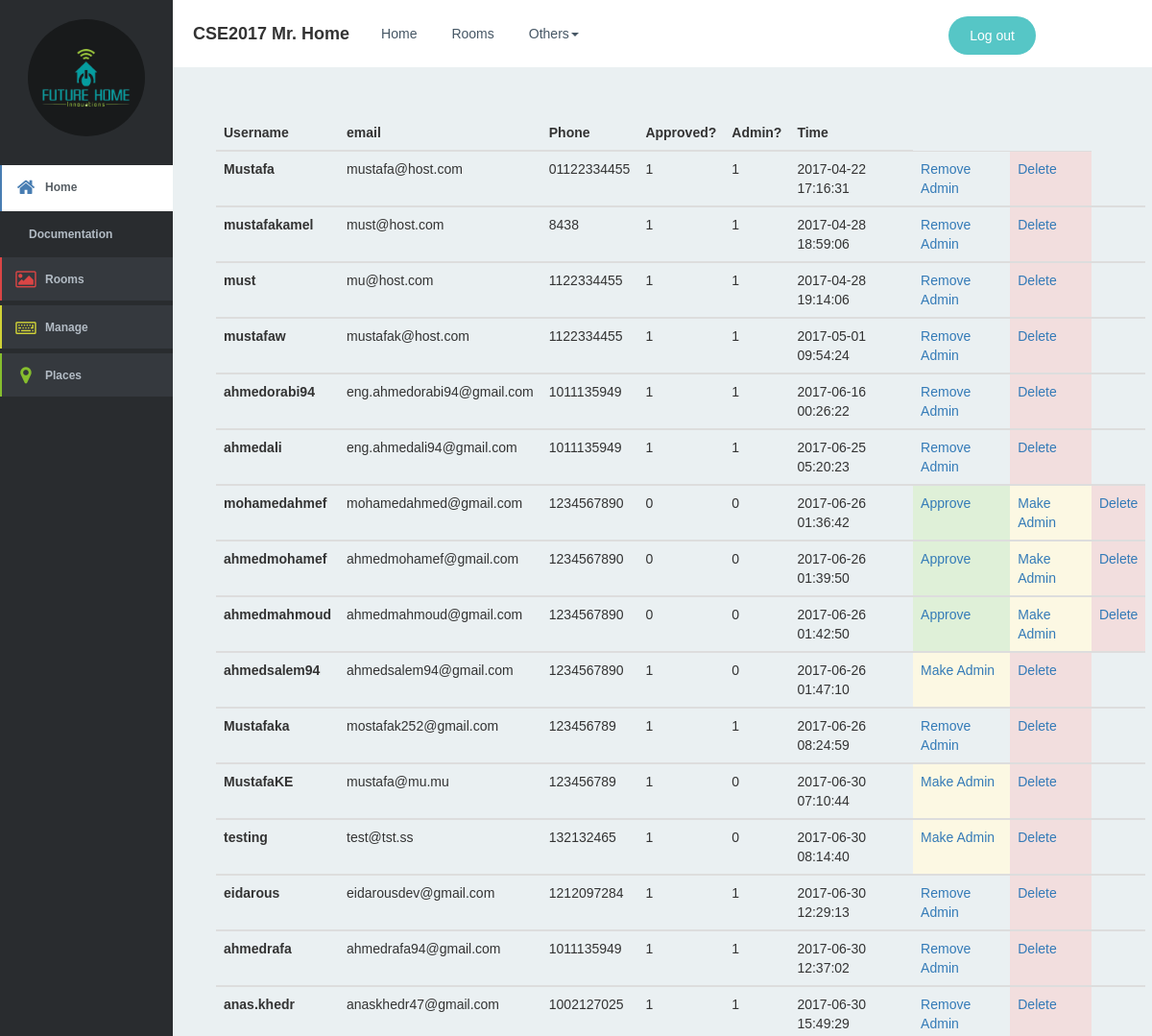
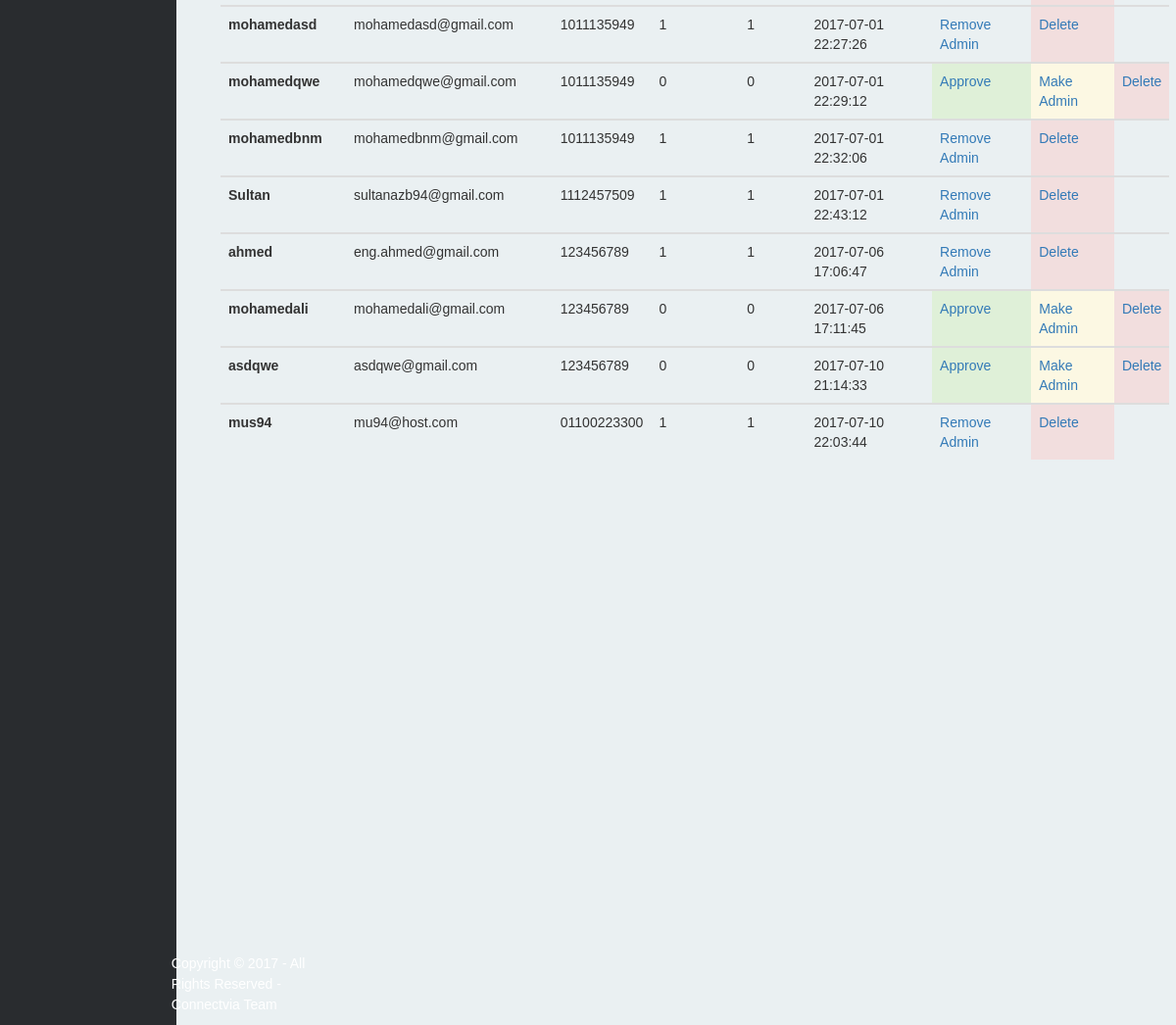
The page /user.php?type=all (signed in) on the database its author committed (2 pictures, top to bottom).
### tables this page shows
CREATE TABLE IF NOT EXISTS `users` (
  `id` INT(10) UNSIGNED NOT NULL AUTO_INCREMENT,
  `username` VARCHAR(50) NOT NULL,
  `email` VARCHAR(60) NOT NULL,
  `password` VARCHAR(60) NOT NULL,
  `phone` VARCHAR(25) NOT NULL,
  `token` VARCHAR(30) NULL DEFAULT NULL,
  `ftoken` TEXT NULL DEFAULT NULL,
  `is_admin` TINYINT(1) NULL DEFAULT '0',
  `is_approved` TINYINT(1) NULL DEFAULT '0',
  `createTime` TIMESTAMP NULL DEFAULT CURRENT_TIMESTAMP,
  PRIMARY KEY (`id`),
  UNIQUE INDEX `email_UNIQUE` (`email` ASC),
  UNIQUE INDEX `username_UNIQUE` (`username` ASC));

### includes/core/system.php (called while the page is built, shortened)
<?php
class System {
    private static $objects= array();
    public static function store($index,$value){
        self::$objects[$index]= $value;
    }
    public static function get($index){
        return self::$objects[$index];
    }
}

### includes/core/mysql.class.php (called while the page is built, shortened)
<?php
class mysql {
    public $connection;
    private $last;
    public function dbconnect()
    {
        $this->connection = new mysqli(HOSTNAME,USERNAME,PASSWORD,DBNAME);
        if($this->connection)
            return TRUE;
        return FALSE;
    }
    public function Execute($query)
    {
        if($result = $this->connection->query($query))
        {
            $this->last = $result;
            return TRUE;
        }
        return FALSE;
    }
    public function GetRows()
    {
        $result = array();
        $rows   = $this->AffectedRows();
        for($i = 0;$i<$rows;$i++)
        {
            $result[] = $this->last->fetch_assoc();
        }
        if(count($result) > 0)
            return $result;
        return NULL;
    }
    public function AffectedRows()
    {
        return $this->connection->affected_rows;
    }
}
?>

### includes/models/UsersModel.php (called while the page is built, shortened)
<?php
class UsersModel {
    public function get ($extra=''){
        $users= array();
        System::get('db')->Execute("SELECT * FROM `users` {$extra}");
        if (System::get('db')->AffectedRows()>0)
            $users= System::get('db')->GetRows();
        return $users;
    }
}

### web/user.php (the view, shortened to what this page needs)
<?php
require_once '../includes/models/UsersModel.php';
?>
<?php include('header.php');?>
<?php include('sidebar.php');?>
        <div class="container" style="width: 96%; margin: 50px 300px 70px 50px;">
        <?php
        $userob = new UsersModel(); $msg = '';
        if ($_SERVER['REQUEST_METHOD'] == 'GET') {
            if (isset($_GET) && !empty($_GET)) {
                $id = ''; $type = '';
                if (isset($_GET['type']) && !empty($_GET['type'])) {
                    $type = strval($_GET['type']);
                } else {
                    header("HTTP/1.0 503 Internal server errors");
                    $msg .= "Undetermined type! ";
                }
                switch ($type){
                    case 'all':  $return= $userob->get();           break;
                }
                echo '<table class="table table-hover">';
                if (isset($return)) {
                    echo "<thead><tr>
                                  <th>Username</th>
					              <th>email</th>
					              <th>Phone</th>
					              <th>Approved?</th>
					              <th>Admin?</th>
                                  <th>Time</th>
                          </tr></thead>";
                    foreach ($return as $user) {
                        echo "<tbody><tr>
					              <th scope='row'>{$user['username']}</td>
					              <td>{$user['email']}</td>
					              <td>{$user['phone']}</td>
					              <td>{$user['is_approved']}</td>
					              <td>{$user['is_admin']}</td>
                                  <td>{$user['createTime']}";
	    				    if (!$user['is_approved']) {echo "<td class='bg-success'><a href=\"admin.php?id={$user['id']}&op=approve&type=$type\" class=\"button\">Approve</a></td>";}
					        if (!$user['is_admin']) {echo "<td class='bg-warning'><a href=\"admin.php?id={$user['id']}&op=setadmin&type=$type\" class=\"button\">Make Admin</a></td>";}
					        else {echo "<td><a href=\"admin.php?id={$user['id']}&op=unsetadmin&type=$type\" class=\"button\">Remove Admin</a></td>";}
					          	  echo "<td class='bg-danger'><a href=\"admin.php?id={$user['id']}&op=delete&type=$type\" class=\"button\">Delete</a></td>
				              </tr></tbody>";
                    }
                }
                echo '</table>';
            } else {
                header("HTTP/1.0 503 Internal server errors");
                $msg .= "No data sent! ";
            }
        } else {
            header("HTTP/1.0 503 Internal server errors");
            $msg .= "Unsupported method! ";
        }
        ?>
</div>
<?php include('footer.php');?>

### web/header.php (shortened to what this page needs)
<!DOCTYPE html>
<html lang="en">
<head>
    <link rel="stylesheet" href="assets/css/bootstrap.min.css">
    <link rel="stylesheet" href="assets/css/Basic-Header.css">
    <link rel="stylesheet" href="assets/css/custom.css">
    <link rel="stylesheet" href="assets/css/sidebar-collapse.css">
    <link rel="stylesheet" href="http://maxcdn.bootstrapcdn.com/font-awesome/4.2.0/css/font-awesome.min.css">
    <link rel="stylesheet" href="assets/css/footer-distributed.css">
</head>
<body>
    <div>
        <nav class="navbar navbar-default navigation-clean-button">
            <div class="container">
                <div class="navbar-header"><a class="navbar-brand" href="index.php">CSE2017 Mr. Home</a>
                </div>
                <div class="collapse navbar-collapse" id="navcol-1">
                    <ul class="nav navbar-nav">
                        <li role="presentation"><a href="index.php">Home</a></li>
                        <li role="presentation"><a href="rooms.php">Rooms</a></li>
                        <?php if (isset($_SESSION['is_admin']) && $_SESSION['is_admin'] == 1){
                    echo '<li class="dropdown"><a class="dropdown-toggle" data-toggle="dropdown" aria-expanded="false" href="#">Others<span class="caret"></span></a>
                            <ul class="dropdown-menu" role="menu">
                                <li role="presentation"><a href="user.php?type=new">New Users</a></li>
                                <li role="presentation"><a href="user.php?type=all">All Users</a></li>
                                <li role="presentation"><a href="user.php?type=admin">Admins</a></li>
                            </ul>
                        </li>';}?>
                    </ul>
                    <p class="navbar-text navbar-right actions" style="padding-right: 80px;"><a class="btn btn-default action-button" role="button" href="logout.php">Log out</a></p>
                </div>
            </div>
        </nav>
    </div>

### web/sidebar.php (shortened to what this page needs)
<aside class="sidebar-left-collapse">
        <a href="#" class="company-logo"><img src="assets/images/futurehome.png" width=100px; heigt=100px;></a>
        <div class="sidebar-links">
            <div class="link-blue selected">
                <a href="index.php">
                    <i class="fa fa-home"></i>Home
                </a>
                <ul class="sub-links">
                    <li><a href="index.php">Documentation</a></li>
                </ul>
            </div>
            <div class="link-red">
                <a href="#">
                    <i class="fa fa-picture-o"></i>Rooms
                </a>
            </div>
<?php if (isset($_SESSION['is_admin']) && $_SESSION['is_admin'] == 1){
            echo '<div class="link-yellow">
                <a href="#">
                    <i class="fa fa-keyboard-o"></i>Manage
                </a>
                <ul class="sub-links">
                    <li><a href="user.php?type=new">New users</a></li>
                    <li><a href="user.php?type=all">All Users</a></li>
                    <li><a href="user.php?type=admin">Admins</a></li>
                </ul>
            </div>';
}?>
            <div class="link-green">
                <a href="#">
                    <i class="fa fa-map-marker"></i>Places
                </a>
            </div>
        </div>
    </aside>

### web/footer.php (shortened to what this page needs)
<div id="footer">
<footer id="footer-main">
        <div class="container">
            <div class="row">
                <div class="col-sm-6">
                   <p>Copyright &copy; 2017 - All Rights Reserved - Connectvia Team</p>
                </div>
            </div>
        </div>
    </footer>
   </div>
</body>
</html>

### web/assets/css/Basic-Header.css (style rules this page uses)
html { background-color: #eee; }
.navigation-clean-button { background:#fff; padding-top:10px; padding-bottom:10px; color:#333; border-radius:0; box-shadow:none; border:none; margin-bottom:0; }
.navigation-clean-button .navbar-brand { font-weight:bold; color:inherit; }
.navigation-clean-button .navbar-collapse, .navigation-clean-button .navbar-form { border-top-color:#ddd; }
.navigation-clean-button.navbar .navbar-nav > li > a { padding-left:18px; padding-right:18px; }
.navigation-clean-button.navbar-default .navbar-nav > li > a { color:#465765; }
.navigation-clean-button .actions { margin-top:7px; margin-bottom:0; }
.navigation-clean-button .action-button, .navigation-clean-button .action-button:active { background:#56c6c6; border-radius:20px; color:#fff; box-shadow:none; border:none; text-shadow:none; padding:10px 22px; transition:background-color 0.25s; }

### web/assets/css/custom.css (style rules this page uses)
* { padding:0; margin:0; }
html { background-color: #eaf0f2; }
body { font:14px/1.5 Arial, Helvetica, sans-serif; background-color: #eaf0f2; }
.container { width:95%; }
footer { position: fixed; bottom: 0; }
@media (min-width: 900px) { body { font:14px/1.5 Arial, Helvetica, sans-serif; background-color: #eaf0f2; margin-left:160px; } }

### web/assets/css/sidebar-collapse.css (style rules this page uses)
.sidebar-left-collapse { font-family: Arial, Helvetica, sans-serif; position: fixed; top: 0; left: 0; background-color: #292c2f; width: 180px; height: 100%; padding: 20px 0; }
.sidebar-left-collapse > a { display: block; text-decoration: none; font-family: Cookie, cursive; width: 122px; height: 122px; margin: 0 auto; text-align: center; color: #ffffff; font-size: 44px; font-weight: normal; line-height: 2.6; border-radius: 50%; background-color: #181a1b; }
.sidebar-left-collapse .sidebar-links { margin: 30px auto; }
.sidebar-links div > a { display: block; text-decoration: none; margin: 0 auto 5px auto; padding: 10px 0 10px 5px; background-color: #35393e; text-align: left; color: #b3bcc5; font-size: 12px; font-weight: bold; line-height: 2; border-left-width: 2px; border-left-style: solid; }
.sidebar-links div.selected > a { background-color: #ffffff; color: #565d63; line-height: 2.3; margin: 0; }
.sidebar-links div > a i.fa { position: relative; font-size: 20px; top: 3px; width: 40px; text-align: center; }
.sidebar-links div ul.sub-links { max-height: 0; overflow: hidden; list-style: none; padding: 0 0 0 30px; color: #b3bcc5; font-size: 12px; font-weight: bold; line-height: 24px; margin: 0; transition: 0.4s; }
.sidebar-links div.selected ul.sub-links { max-height: 150px; padding: 12px 0 12px 30px; }
.sidebar-links div .sub-links a { text-decoration: none; color: #b3bcc5; display: block; text-align: left; }
.sidebar-links div.link-blue > a { border-color: #487db2; }
.sidebar-links div.link-blue > a i.fa { color: #487db2; }
.sidebar-links div.link-red > a { border-color: #da4545; }
.sidebar-links div.link-red > a i.fa { color: #da4545; }
.sidebar-links div.link-yellow > a { border-color: #d0d237; }
.sidebar-links div.link-yellow > a i.fa { color: #d0d237; }
.sidebar-links div.link-green > a { border-color: #86be2e; }
.sidebar-links div.link-green > a i.fa { color: #86be2e; }

### web/assets/css/footer-distributed.css (style rules this page uses)
#footer { padding-left: 15rem; background-color: #222; color: white; position: absolute; left: 0; right: 0; width: 100%; margin-top: 38%; }

### rows shown on the page
users: username "Mustafa", email "mustafa@host.com", phone "01122334455", is_approved "1", is_admin "1", createTime "2017-04-22 17:16:31"
users: username "mustafakamel", email "must@host.com", phone "8438", is_approved "1", is_admin "1", createTime "2017-04-28 18:59:06"
users: username "must", email "mu@host.com", phone "1122334455", is_approved "1", is_admin "1", createTime "2017-04-28 19:14:06"
users: username "mustafaw", email "mustafak@host.com", phone "1122334455", is_approved "1", is_admin "1", createTime "2017-05-01 09:54:24"
users: username "ahmedorabi94", email "eng.ahmedorabi94@gmail.com", phone "1011135949", is_approved "1", is_admin "1", createTime "2017-06-16 00:26:22"
users: username "ahmedali", email "eng.ahmedali94@gmail.com", phone "1011135949", is_approved "1", is_admin "1", createTime "2017-06-25 05:20:23"
users: username "mohamedahmef", email "mohamedahmed@gmail.com", phone "1234567890", is_approved "0", is_admin "0", createTime "2017-06-26 01:36:42"
users: username "ahmedmohamef", email "ahmedmohamef@gmail.com", phone "1234567890", is_approved "0", is_admin "0", createTime "2017-06-26 01:39:50"
users: username "ahmedmahmoud", email "ahmedmahmoud@gmail.com", phone "1234567890", is_approved "0", is_admin "0", createTime "2017-06-26 01:42:50"
users: username "ahmedsalem94", email "ahmedsalem94@gmail.com", phone "1234567890", is_approved "1", is_admin "0", createTime "2017-06-26 01:47:10"
users: username "Mustafaka", email "mostafak252@gmail.com", phone "123456789", is_approved "1", is_admin "1", createTime "2017-06-26 08:24:59"
users: username "MustafaKE", email "mustafa@mu.mu", phone "123456789", is_approved "1", is_admin "0", createTime "2017-06-30 07:10:44"
users: username "testing", email "test@tst.ss", phone "132132465", is_approved "1", is_admin "0", createTime "2017-06-30 08:14:40"
users: username "eidarous", email "eidarousdev@gmail.com", phone "1212097284", is_approved "1", is_admin "1", createTime "2017-06-30 12:29:13"
users: username "ahmedrafa", email "ahmedrafa94@gmail.com", phone "1011135949", is_approved "1", is_admin "1", createTime "2017-06-30 12:37:02"
users: username "anas.khedr", email "anaskhedr47@gmail.com", phone "1002127025", is_approved "1", is_admin "1", createTime "2017-06-30 15:49:29"
users: username "mohamedasd", email "mohamedasd@gmail.com", phone "1011135949", is_approved "1", is_admin "1", createTime "2017-07-01 22:27:26"
users: username "mohamedqwe", email "mohamedqwe@gmail.com", phone "1011135949", is_approved "0", is_admin "0", createTime "2017-07-01 22:29:12"
users: username "mohamedbnm", email "mohamedbnm@gmail.com", phone "1011135949", is_approved "1", is_admin "1", createTime "2017-07-01 22:32:06"
users: username "Sultan", email "sultanazb94@gmail.com", phone "1112457509", is_approved "1", is_admin "1", createTime "2017-07-01 22:43:12"
users: username "ahmed", email "eng.ahmed@gmail.com", phone "123456789", is_approved "1", is_admin "1", createTime "2017-07-06 17:06:47"
users: username "mohamedali", email "mohamedali@gmail.com", phone "123456789", is_approved "0", is_admin "0", createTime "2017-07-06 17:11:45"
users: username "asdqwe", email "asdqwe@gmail.com", phone "123456789", is_approved "0", is_admin "0", createTime "2017-07-10 21:14:33"
users: username "mus94", email "mu94@host.com", phone "01100223300", is_approved "1", is_admin "1", createTime "2017-07-10 22:03:44"
